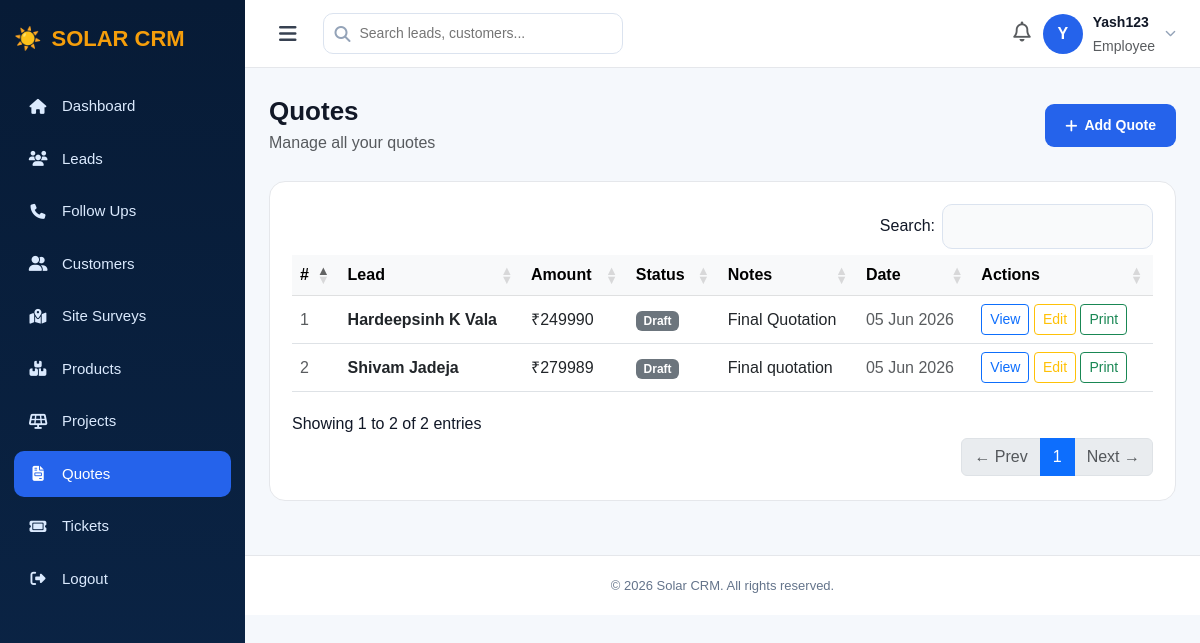
The page /quotes/ (signed in) on the database its author committed.
### app/models.py (models this page shows, shortened)
class Quote(models.Model):
    STATUS_CHOICES = [
        ('Draft', 'Draft'),
        ('Sent', 'Sent'),
        ('Accepted', 'Accepted'),
        ('Rejected', 'Rejected'),
    ]
    lead = models.ForeignKey(Lead, on_delete=models.CASCADE)
    amount = models.DecimalField(max_digits=12, decimal_places=2, default=0)
    status = models.CharField(max_length=50, choices=STATUS_CHOICES, default='Draft')
    notes = models.TextField(blank=True, null=True)
    created_at       = models.DateTimeField(auto_now_add=True)
    system_kw        = models.DecimalField(max_digits=6, decimal_places=2, null=True, blank=True)
    discount_percent = models.DecimalField(max_digits=5, decimal_places=2, default=0)
    discount_amount  = models.DecimalField(max_digits=12, decimal_places=2, default=0)
    gst_rate         = models.IntegerField(default=12)
    gst_amount       = models.DecimalField(max_digits=12, decimal_places=2, default=0)
    apply_gst        = models.BooleanField(default=False)
    apply_subsidy    = models.BooleanField(default=False)
    subsidy_amount   = models.DecimalField(max_digits=12, decimal_places=2, default=0)
    final_amount     = models.DecimalField(max_digits=12, decimal_places=2, default=0)
    manual_amount    = models.DecimalField(max_digits=12, decimal_places=2, null=True, blank=True)

class Lead(models.Model):
    STATUS_CHOICES = [
        ('New', 'New'),
        ('Contacted', 'Contacted'),
        ('Qualified', 'Qualified'),
        ('Proposal', 'Proposal'),
        ('Won', 'Won'),
        ('Lost', 'Lost'),
    ]
    name = models.CharField(max_length=100)
    email = models.EmailField()
    phone = models.CharField(max_length=15)
    description = models.TextField(blank=True, null=True)
    status = models.CharField(max_length=50, choices=STATUS_CHOICES, default='New')
    budget = models.DecimalField(max_digits=12, decimal_places=2, default=0)
    created_at = models.DateTimeField(auto_now_add=True)
    assigned_to = models.ForeignKey(User, on_delete=models.SET_NULL, null=True, blank=True, related_name='assigned_leads')
    monthly_bill = models.DecimalField(max_digits=10, decimal_places=2, null=True, blank=True)
    solar_kwh_required = models.DecimalField(max_digits=6, decimal_places=2, null=True, blank=True)

### app/views.py (the view)
# urls.py: path('quotes/', views.quotes, name='quotes'),
@login_required
def quotes(request):
    if request.user.is_superuser:
        quotes = Quote.objects.all().order_by('-created_at')
    else:
        quotes = Quote.objects.filter(
            lead__assigned_to=request.user
        ).order_by('-created_at')
    return render(request, 'quotes.html', {'quotes': quotes})

### app/templates/quotes.html (shortened to what this page needs)
{% extends 'base.html' %}
{% block nav_quotes %}class="active"{% endblock %}
{% block extra_css %}
<link rel="stylesheet" href="https://cdn.datatables.net/1.13.6/css/dataTables.bootstrap5.min.css">
<link rel="stylesheet" href="https://cdn.datatables.net/buttons/2.4.1/css/buttons.bootstrap5.min.css">
{% endblock %}
{% block content %}
<div class="page-header">
    <div>
        <h2>Quotes</h2>
        <p class="text-muted mb-0">Manage all your quotes</p>
    </div>
    <a href="/quotes/add/" class="add-btn">
    <i class="fa-solid fa-plus"></i>
    Add Quote
</a>
</div>
<div class="panel">
    {% if quotes %}
    <div class="table-responsive">
        <table id="dataTable" class="table table-hover align-middle mb-0">
            <thead class="table-light">
                <tr>
                    <th>#</th>
                    <th>Lead</th>
                    <th>Amount</th>
                    <th>Status</th>
                    <th>Notes</th>
                    <th>Date</th>
                    <th>Actions</th>
                </tr>
            </thead>
            <tbody>
                {% for q in quotes %}
                <tr>
                    <td class="text-muted">{{ forloop.counter }}</td>
                    <td>
                        <strong>{{ q.lead.name }}</strong>
                    </td>
                    <td>
                        ₹{{ q.amount|floatformat:0 }}
                    </td>
                    <td>
                        {% if q.status == 'Accepted' %}
                            <span class="badge bg-success">{{ q.status }}</span>
                        {% elif q.status == 'Rejected' %}
                            <span class="badge bg-danger">{{ q.status }}</span>
                        {% elif q.status == 'Sent' %}
                            <span class="badge bg-primary">{{ q.status }}</span>
                        {% else %}
                            <span class="badge bg-secondary">{{ q.status }}</span>
                        {% endif %}
                    </td>
                    <td>
                        {{ q.notes|default:"—"|truncatechars:40 }}
                    </td>
                    <td class="text-muted">
                        {{ q.created_at|date:"d M Y" }}
                    </td>
                    <td>
                        <a href="/quotes/{{ q.id }}/view/"
                           class="btn btn-sm btn-outline-primary">
                            View
                        </a>
                        <a href="/quotes/{{ q.id }}/edit/"
                           class="btn btn-sm btn-outline-warning">
                            Edit
                        </a>
                        <button type="button"
                         class="btn btn-sm btn-outline-success"
                         onclick="printQuote({{ q.id }})">
                        Print
                        </button>
                    </td>
                </tr>
                {% endfor %}
            </tbody>
        </table>
    </div>
    {% endif %}
</div>
{% endblock %}

### app/templates/base.html (shortened to what this page needs)
<!DOCTYPE html>
<html>
<head>
    <link href="https://cdn.jsdelivr.net/npm/bootstrap@5.3.0/dist/css/bootstrap.min.css" rel="stylesheet">
    <link href="https://cdnjs.cloudflare.com/ajax/libs/font-awesome/6.5.1/css/all.min.css" rel="stylesheet">
    {% block extra_css %}{% endblock %}
</head>
<body>
<div class="sidebar" id="sidebar">
    <div class="brand">☀️ <span class="brand-text"><span>SOLAR</span> CRM</span></div>
    <div class="menu">
        <a href="/dashboard/"    {% block nav_dashboard    %}{% endblock %} ><i class="fa-solid fa-house"></i><span class="menu-label"> Dashboard</span></a>
        <a href="/leads/"        {% block nav_leads        %}{% endblock %} ><i class="fa-solid fa-users"></i><span class="menu-label"> Leads</span></a>
        <a href="/followups/"    {% block nav_followups    %}{% endblock %} ><i class="fa-solid fa-phone"></i><span class="menu-label"> Follow Ups</span></a>
        <a href="/customers/"    {% block nav_customers    %}{% endblock %} ><i class="fa-solid fa-user-group"></i><span class="menu-label"> Customers</span></a>
        <a href="/site-surveys/" {% block nav_site_surveys %}{% endblock %} ><i class="fa-solid fa-map-location-dot"></i><span class="menu-label"> Site Surveys</span></a>
        <a href="/products/"     {% block nav_products     %}{% endblock %} ><i class="fa-solid fa-boxes-stacked"></i><span class="menu-label"> Products</span></a>
        <a href="/projects/"     {% block nav_projects     %}{% endblock %} ><i class="fa-solid fa-solar-panel"></i><span class="menu-label"> Projects</span></a>
        <a href="/quotes/"       {% block nav_quotes       %}{% endblock %} ><i class="fa-solid fa-file-invoice"></i><span class="menu-label"> Quotes</span></a>
        <a href="/tickets/"      {% block nav_tickets      %}{% endblock %} ><i class="fa-solid fa-ticket"></i><span class="menu-label"> Tickets</span></a>
        <a href="/logout/"><i class="fa-solid fa-right-from-bracket"></i><span class="menu-label"> Logout</span></a>
    </div>
</div>
<div class="main" id="main">
    <div class="topbar">
        <div class="d-flex align-items-center gap-3">
            <button class="hamburger" onclick="toggleSidebar()"><i class="fa-solid fa-bars"></i></button>
            <div class="search-wrapper">
                <i class="fa-solid fa-magnifying-glass search-icon"></i>
                <input class="search-box" id="liveSearch" placeholder="Search leads, customers..." autocomplete="off">
            </div>
        </div>
        <div class="admin-box" style="position:relative;">
    <div class="notif-bell" id="notifBell" onclick="toggleNotifications()">
        <i class="fa-regular fa-bell fs-5 text-muted"></i>
    </div>
    <div onclick="toggleProfile()" style="display:flex;align-items:center;gap:10px;cursor:pointer;">
        <div class="avatar">{{ request.user.username|slice:":1"|upper }}</div>
        <div>
            <strong style="font-size:14px;">{{ request.user.username }}</strong><br>
            <small class="text-muted">
                {% if request.user.is_superuser %}Admin{% else %}Employee{% endif %}
            </small>
        </div>
        <i class="fa-solid fa-chevron-down" style="font-size:11px;color:#94a3b8;"></i>
    </div>
        </div>
</div>
    <div class="content">
        {% block content %}{% endblock %}
    </div>
    <div class="footer">© 2026 Solar CRM. All rights reserved.</div>
</div>
</body>
</html>

### app/templates/base.html (style rules this page uses)
* { box-sizing: border-box; }
body { margin: 0; background: #f5f8fc; font-family: Arial, sans-serif; color: #111827; }
.sidebar { width: 245px; height: 100vh; position: fixed; left: 0; top: 0; background: linear-gradient(180deg, #071b36, #0b2547); color: white; padding: 22px 14px; overflow-y: auto; overflow-x: hidden; transition: width 0.3s ease, transform 0.3s ease; z-index: 1100; }
.brand { font-size: 22px; font-weight: 800; margin-bottom: 28px; display: flex; align-items: center; gap: 10px; white-space: nowrap; overflow: hidden; }
.brand span { color: #f59e0b; }
.menu a { display: flex; align-items: center; gap: 14px; padding: 12px 14px; margin-bottom: 6px; color: #dbeafe; text-decoration: none; border-radius: 10px; font-size: 15px; white-space: nowrap; overflow: hidden; transition: all 0.2s; }
.menu a i { flex-shrink: 0; width: 20px; text-align: center; }
.menu a.active, .menu a:hover { background: #2563eb; color: white; }
.main { margin-left: 245px; min-height: 100vh; transition: margin-left 0.3s ease; }
.topbar { height: 68px; background: white; border-bottom: 1px solid #e5e7eb; padding: 0 24px; display: flex; align-items: center; justify-content: space-between; position: sticky; top: 0; z-index: 999; }
.hamburger { cursor: pointer; font-size: 20px; color: #374151; background: none; border: none; padding: 6px 10px; border-radius: 8px; transition: background 0.2s, transform 0.15s; }
.admin-box { display: flex; align-items: center; gap: 12px; }
.avatar { width: 40px; height: 40px; border-radius: 50%; background: #2563eb; display: flex; align-items: center; justify-content: center; color: white; font-weight: bold; font-size: 16px; }
.search-wrapper { position: relative; }
.search-box { width: 300px; border: 1px solid #dbe3ef; border-radius: 10px; padding: 9px 14px 9px 36px; color: #64748b; font-size: 14px; }
.search-icon { position: absolute; left: 12px; top: 50%; transform: translateY(-50%); color: #94a3b8; }
.notif-bell { position: relative; cursor: pointer; }
.content { padding: 28px 24px; }
.page-header { display: flex; justify-content: space-between; align-items: center; margin-bottom: 26px; }
.page-header h2 { font-weight: 800; margin-bottom: 4px; font-size: 26px; }
.panel { background: white; border: 1px solid #e5e7eb; border-radius: 16px; padding: 22px; }
.add-btn { background: #2563eb; color: white; border: none; padding: 11px 20px; border-radius: 9px; text-decoration: none; font-size: 14px; font-weight: 600; cursor: pointer; display: inline-flex; align-items: center; gap: 7px; transition: background 0.2s, transform 0.15s, box-shadow 0.2s; }
.footer { text-align: center; padding: 20px; color: #64748b; border-top: 1px solid #e5e7eb; background: white; margin-top: 26px; font-size: 13px; }

### rows shown on the page
Quote: lead.name "Hardeepsinh K Vala", amount "249990", status "Draft", notes "Final Quotation", created_at "05 Jun 2026"
Quote: lead.name "Shivam Jadeja", amount "279989", status "Draft", notes "Final quotation", created_at "05 Jun 2026"

### other values the page prints
{{ request.user.username|slice:":1"|upper }} "Y"
{{ request.user.username }} "Yash123"
